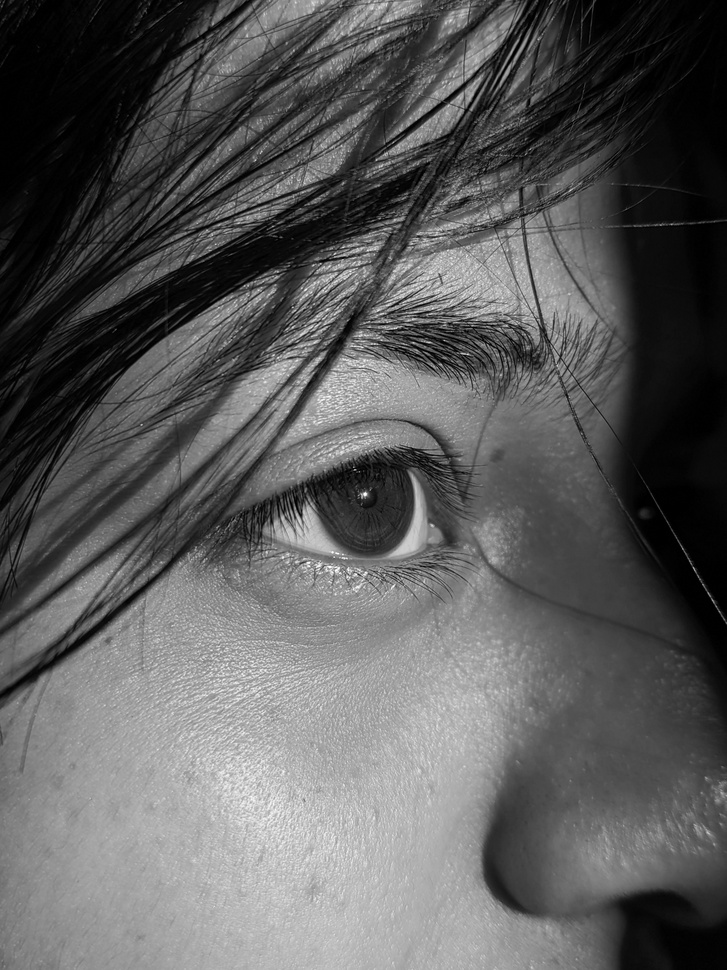
#> input picture image_tatouee.jpg, 727 x 970 px, shrunk from 3072 x 4096 before the run
$ python 'main jdid.py'
#> lines starting #> are read from the running program, lines starting #| are printed output that depends on the picture
# ============================================================================
# MINI-PROJET : SÉCURISATION DES IMAGES 2D PAR TATOUAGE NUMÉRIQUE BASÉ SUR QIM
# Conception et implémentation d'un système de tatouage numérique robuste
# Méthode : QIM (Quantization Index Modulation) + DCT 2D
# ============================================================================

import cv2
import numpy as np
from scipy.fftpack import dct, idct
import matplotlib.pyplot as plt
from skimage.metrics import peak_signal_noise_ratio as psnr
import os

# ============================================================================
# 1. TRANSFORMATION FRÉQUENTIELLE (DCT 2D)
# ============================================================================

def dct2(image):
    """
    Transformation DCT 2D sur l'image
    Utilisée pour passer dans le domaine fréquentiel
    """
    return dct(dct(image.T, norm='ortho').T, norm='ortho')

def idct2(image_dct):
    """
    Transformation DCT inverse 2D
    Retour dans le domaine spatial
    """
    return idct(idct(image_dct.T, norm='ortho').T, norm='ortho')

# ============================================================================
# 2. GÉNÉRATION DU WATERMARK BINAIRE
# ============================================================================

def generer_watermark(taille, graine=42):
    """
    Génère un watermark binaire aléatoire
    Paramètres:
        taille: nombre de bits du watermark
        graine: clé pour la reproductibilité
    """
    np.random.seed(graine)
    watermark = np.random.randint(0, 2, taille)
    return watermark

# ============================================================================
# 3. INSERTION DU WATERMARK PAR QIM
# ============================================================================

def inserer_watermark_qim(image_dct, watermark, delta=10, cle_secrete=123):
    """
    Insertion du watermark dans les coefficients DCT via QIM
    La sélection des coefficients est pseudo-aléatoire via clé secrète
    Insertion recommandée : coefficients de moyenne fréquence
    """
    image_watermark = image_dct.copy()
    hauteur, largeur = image_watermark.shape

    # Sélection pseudo-aléatoire des coefficients via clé secrète
    np.random.seed(cle_secrete)
    indices = []

    # On sélectionne les coefficients de moyenne fréquence
    # Éviter les basses fréquences (zone 0-5) et les très hautes fréquences
    debut = 5
    fin_hauteur = hauteur // 2
    fin_largeur = largeur // 2

    for i in range(debut, fin_hauteur):
        for j in range(debut, fin_largeur):
            indices.append((i, j))

    np.random.shuffle(indices)

    # Insertion de chaque bit du watermark par quantification
    for k, bit in enumerate(watermark):
        if k >= len(indices):
            break

        i, j = indices[k]
        coefficient = image_watermark[i, j]

        # Quantification selon la méthode QIM
        if bit == 0:
            # Quantifier sur un multiple entier de delta
            image_watermark[i, j] = delta * round(coefficient / delta)
        else:
            # Quantifier sur un demi-multiple de delta
            image_watermark[i, j] = delta * (round(coefficient / delta) + 0.5)

    return image_watermark

# ============================================================================
# 4. EXTRACTION DU WATERMARK
# ============================================================================

def extraire_watermark_qim(image_dct, taille_watermark, delta=10, cle_secrete=123):
    """
    Extraction du watermark depuis les coefficients DCT
    Utilise la même clé secrète pour la sélection des coefficients
    """
    hauteur, largeur = image_dct.shape
    watermark_extrait = []

    # Sélection pseudo-aléatoire des coefficients (identique à l'insertion)
    np.random.seed(cle_secrete)
    indices = []

    debut = 5
    fin_hauteur = hauteur // 2
    fin_largeur = largeur // 2

    for i in range(debut, fin_hauteur):
        for j in range(debut, fin_largeur):
            indices.append((i, j))

    np.random.shuffle(indices)

    # Extraction des bits par démodulation QIM
    for k in range(taille_watermark):
        i, j = indices[k]
        coefficient = image_dct[i, j]

        # Détermination du bit en fonction du reste modulo delta
        reste = coefficient % delta
        if reste < delta / 2:
            watermark_extrait.append(0)
        else:
            watermark_extrait.append(1)

    return watermark_extrait

# ============================================================================
# 5. SIMULATION D'ATTAQUES
# ============================================================================

def attaque_bruit_gaussien(image, force=5):
    """
    Attaque : Ajout de bruit gaussien
    Simule les dégradations naturelles ou malveillantes
    """
    bruit = np.random.normal(0, force, image.shape)
    image_bruitee = image + bruit
    return np.clip(image_bruitee, 0, 255)

def attaque_compression_jpeg(image, qualite=70):
    """
    Attaque : Compression JPEG
    Teste la robustesse face à la compression courante
    """
    image_uint8 = np.uint8(np.clip(image, 0, 255))
    _, image_encodee = cv2.imencode('.jpg', image_uint8,
                                     [cv2.IMWRITE_JPEG_QUALITY, qualite])
    image_decodee = cv2.imdecode(image_encodee, 0)
    return np.float32(image_decodee)

# ============================================================================
# 6. MÉTRIQUES D'ÉVALUATION
# ============================================================================

def calculer_psnr(image_originale, image_modifiee):
    """
    Calcul du PSNR (Peak Signal-to-Noise Ratio)
    Mesure la qualité visuelle / l'invisibilité du watermark
    """
    return psnr(image_originale, image_modifiee, data_range=255)

def calculer_ber(watermark_original, watermark_extrait):
    """
    Calcul du BER (Bit Error Rate)
    Mesure la robustesse du watermark
    """
    if len(watermark_original) != len(watermark_extrait):
        return 1.0

    erreurs = sum(o != e for o, e in zip(watermark_original, watermark_extrait))
    return erreurs / len(watermark_original)

# ============================================================================
# 7. CHARGEMENT ET SAUVEGARDE DES IMAGES
# ============================================================================

def charger_image(chemin):
    """
    Charge une image en niveaux de gris
    """
    image = cv2.imread(chemin, 0)
    if image is None:
        return None
    return np.float32(image)

def sauvegarder_image(chemin, image):
    """
    Sauvegarde une image
    """
    cv2.imwrite(chemin, np.uint8(np.clip(image, 0, 255)))

# ============================================================================
# 8. PROGRAMME PRINCIPAL
# ============================================================================

def main():
    print("=" * 70)
    print("MINI-PROJET : SÉCURISATION DES IMAGES 2D PAR TATOUAGE NUMÉRIQUE")
    print("Méthode : Quantification Index Modulation (QIM) + DCT 2D")
    print("=" * 70)

    # ------------------------------------------------------------------------
    # ÉTAPE 1 : Chargement de l'image hôte
    # ------------------------------------------------------------------------
    print("\n[1] Chargement de l'image hôte")
    chemin_image = input("Entrez le nom du fichier image (ex: image.jpg) : ")
#> the answer given: image_tatouee.jpg

    if not os.path.exists(chemin_image):
        print(f"ERREUR : L'image '{chemin_image}' est introuvable !")
        return

    image_hote = charger_image(chemin_image)
#> in charger_image, image is the input picture: shape (970, 727); min 0, max 255, mean 91.4
    print(f"✓ Image chargée : {image_hote.shape[1]}x{image_hote.shape[0]} pixels")
#| ✓ Image chargée : 727x970 pixels

    # ------------------------------------------------------------------------
    # ÉTAPE 2 : Génération du watermark binaire
    # ------------------------------------------------------------------------
    print("\n[2] Génération du watermark binaire")
    taille_watermark = 100
    watermark_original = generer_watermark(taille_watermark)
    print(f"✓ Watermark généré : {taille_watermark} bits")
    print(f"  Premiers bits : {watermark_original[:20]}")

    # ------------------------------------------------------------------------
    # ÉTAPE 3 : Transformation fréquentielle (DCT 2D)
    # ------------------------------------------------------------------------
    print("\n[3] Transformation DCT 2D")
    image_dct = dct2(image_hote)
    print("✓ Passage dans le domaine fréquentiel DCT")

    # ------------------------------------------------------------------------
    # ÉTAPE 4 : Insertion du watermark par QIM
    # ------------------------------------------------------------------------
    print("\n[4] Insertion du watermark par QIM")
    delta = 10          # Pas de quantification
    cle_secrete = 123   # Clé pour sélection pseudo-aléatoire

    image_dct_watermark = inserer_watermark_qim(image_dct, watermark_original,
                                                 delta, cle_secrete)
#> the loop in inserer_watermark_qim, `for k, bit in enumerate(watermark):` made 100 passes
#> coefficient on passes 1 to 12: -36.27, 4.07, 88.99, 33.05, -3.39, 7.34, 3.24, -32.46, -3.34, 50.35, -5.55, 17.62
#> after the loop in inserer_watermark_qim, `for k, bit in enumerate(watermark):`: image_watermark: shape (970, 727) float32; min -29843, max 76766.5, mean 0.1
    print("✓ Watermark inséré dans les coefficients de moyenne fréquence")
    print(f"  Pas de quantification (Δ) = {delta}")
    print(f"  Clé secrète = {cle_secrete}")

    # ------------------------------------------------------------------------
    # ÉTAPE 5 : Reconstruction de l'image tatouée
    # ------------------------------------------------------------------------
    print("\n[5] Reconstruction de l'image tatouée")
    image_tatouee = idct2(image_dct_watermark)
    image_tatouee = np.clip(image_tatouee, 0, 255)
    sauvegarder_image("image_tatouee.jpg", image_tatouee)
    print("✓ Image tatouée sauvegardée : image_tatouee.jpg")

    # ------------------------------------------------------------------------
    # ÉTAPE 6 : Évaluation de la qualité (PSNR)
    # ------------------------------------------------------------------------
    print("\n[6] Évaluation de la qualité visuelle")
    valeur_psnr = calculer_psnr(image_hote, image_tatouee)
#> valeur_psnr = 73.42
    print(f"✓ PSNR = {valeur_psnr:.2f} dB")
#| ✓ PSNR = 73.42 dB

    if valeur_psnr > 40:
        print("  → Qualité excellente (watermark invisible)")
    elif valeur_psnr > 35:
        print("  → Très bonne qualité")
    else:
        print("  → Qualité acceptable")

    # ------------------------------------------------------------------------
    # ÉTAPE 7 : Simulation d'attaques et extraction
    # ------------------------------------------------------------------------
    print("\n[7] Test de robustesse - Simulation d'attaques")

    # Test 1 : Bruit gaussien
    print("\n  → Attaque 1 : Ajout de bruit gaussien (force=5)")
    image_bruitee = attaque_bruit_gaussien(image_tatouee, force=5)
    sauvegarder_image("image_bruitee.jpg", image_bruitee)

    image_bruitee_dct = dct2(image_bruitee)
    watermark_bruit = extraire_watermark_qim(image_bruitee_dct, taille_watermark,
                                              delta, cle_secrete)
#> the loop in extraire_watermark_qim, `for k in range(taille_watermark):` made 100 passes
#> (coefficient, reste) on passes 1 to 12: (-36.46, 3.54), (6.45, 6.45), (90.9, 0.903), (25.01, 5.01), (3.31, 3.31), (13.94, 3.94), (0.0917, 0.0917), (-28.95, 1.05), (1.18, 1.18), (50.1, 0.0976), (-13.2, 6.8), (21.04, 1.04)
    ber_bruit = calculer_ber(watermark_original, watermark_bruit)
    print(f"    BER = {ber_bruit:.3f} ({ber_bruit*100:.1f}% d'erreurs)")
#|     BER = 0.420 (42.0% d'erreurs)

    # Test 2 : Compression JPEG
    print("\n  → Attaque 2 : Compression JPEG (qualité=70%)")
    image_jpeg = attaque_compression_jpeg(image_tatouee, qualite=70)
    sauvegarder_image("image_jpeg.jpg", image_jpeg)

    image_jpeg_dct = dct2(image_jpeg)
    watermark_jpeg = extraire_watermark_qim(image_jpeg_dct, taille_watermark,
                                             delta, cle_secrete)
    ber_jpeg = calculer_ber(watermark_original, watermark_jpeg)
    print(f"    BER = {ber_jpeg:.3f} ({ber_jpeg*100:.1f}% d'erreurs)")
#|     BER = 0.480 (48.0% d'erreurs)

    # ------------------------------------------------------------------------
    # ÉTAPE 8 : Affichage des résultats finaux
    # ------------------------------------------------------------------------
    print("\n" + "=" * 70)
    print("RÉSULTATS FINAUX")
    print("=" * 70)
    print(f"Qualité visuelle (PSNR) : {valeur_psnr:.2f} dB")
#| Qualité visuelle (PSNR) : 73.42 dB
    print(f"Robustesse bruit (BER)  : {ber_bruit:.3f}")
#| Robustesse bruit (BER)  : 0.420
    print(f"Robustesse JPEG (BER)   : {ber_jpeg:.3f}")
#| Robustesse JPEG (BER)   : 0.480

    # Interprétation des résultats
    print("\n→ Analyse de robustesse :")
    if ber_jpeg < 0.1:
        print("  ✓ Watermark TRÈS ROBUSTE face à la compression JPEG")
    elif ber_jpeg < 0.2:
        print("  ◯ Watermark MODÉRÉMENT ROBUSTE")
    else:
        print("  ✗ Watermark FAIBLEMENT ROBUSTE")

    # ------------------------------------------------------------------------
    # ÉTAPE 9 : Visualisation des résultats
    # ------------------------------------------------------------------------
    print("\n[9] Affichage des résultats graphiques")

    plt.figure(figsize=(14, 8))

    # Image originale
    plt.subplot(2, 3, 1)
    plt.imshow(image_hote, cmap='gray')
    plt.title('Image originale', fontsize=12)
    plt.axis('off')

    # Image tatouée
    plt.subplot(2, 3, 2)
    plt.imshow(image_tatouee, cmap='gray')
    plt.title(f'Image tatouée\nPSNR = {valeur_psnr:.1f} dB', fontsize=12)
    plt.axis('off')

    # Différence (amplifiée)
    difference = np.abs(image_hote - image_tatouee) * 10
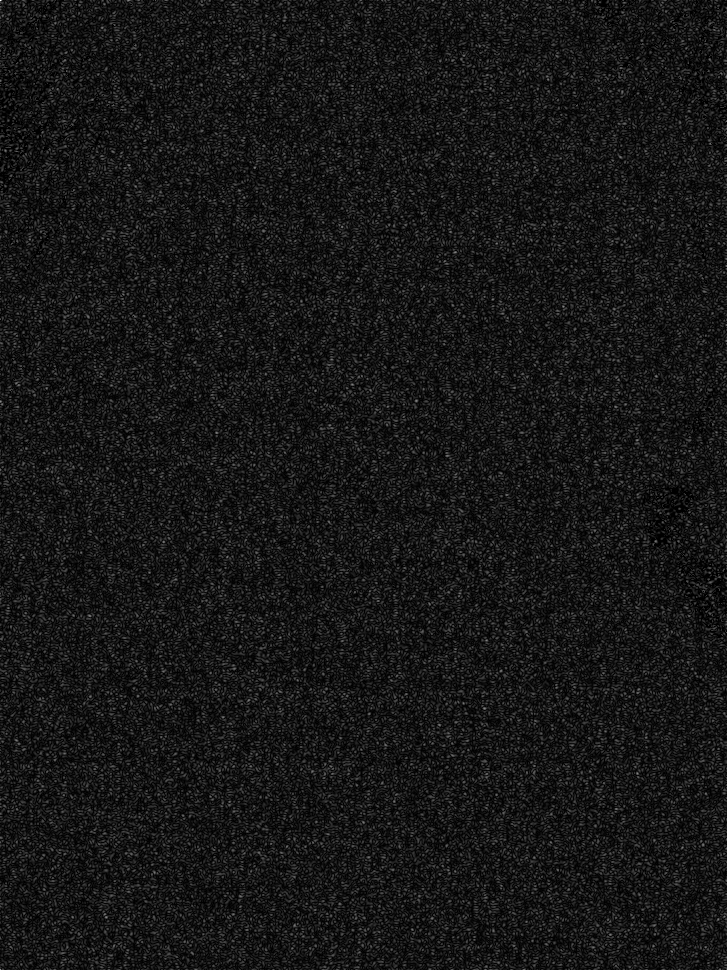
#> difference: shape (970, 727) float32; min 0, max 4.83, mean 0.432; drawn with min black and max white
    plt.subplot(2, 3, 3)
    plt.imshow(difference, cmap='hot')
    plt.title('Différence (amplifiée x10)', fontsize=12)
    plt.axis('off')

    # Image avec bruit
    plt.subplot(2, 3, 4)
    plt.imshow(image_bruitee, cmap='gray')
    plt.title(f'Attaque : Bruit gaussien\nBER = {ber_bruit:.3f}', fontsize=12)
    plt.axis('off')

    # Image JPEG
    plt.subplot(2, 3, 5)
    plt.imshow(image_jpeg, cmap='gray')
    plt.title(f'Attaque : JPEG 70%\nBER = {ber_jpeg:.3f}', fontsize=12)
    plt.axis('off')

    # Graphique BER
    plt.subplot(2, 3, 6)
    attaques = ['Bruit\ngaussien', 'JPEG\n70%']
    ber_values = [ber_bruit, ber_jpeg]
    couleurs = ['orange', 'red']
    bars = plt.bar(attaques, ber_values, color=couleurs, edgecolor='black')
    plt.ylim(0, max(0.5, max(ber_values) + 0.1))
    plt.ylabel('Taux d\'erreur binaire (BER)', fontsize=10)
    plt.title('Robustesse du watermark', fontsize=12)

    # Ajouter les valeurs sur les barres
    for bar, val in zip(bars, ber_values):
        plt.text(bar.get_x() + bar.get_width()/2, bar.get_height() + 0.01,
                 f'{val:.3f}', ha='center', va='bottom', fontsize=10)
#> this loop made 2 passes
#> val on passes 1 to 2: 0.42, 0.48

    plt.tight_layout()
    plt.savefig('resultats_tatouage.png', dpi=150, bbox_inches='tight')
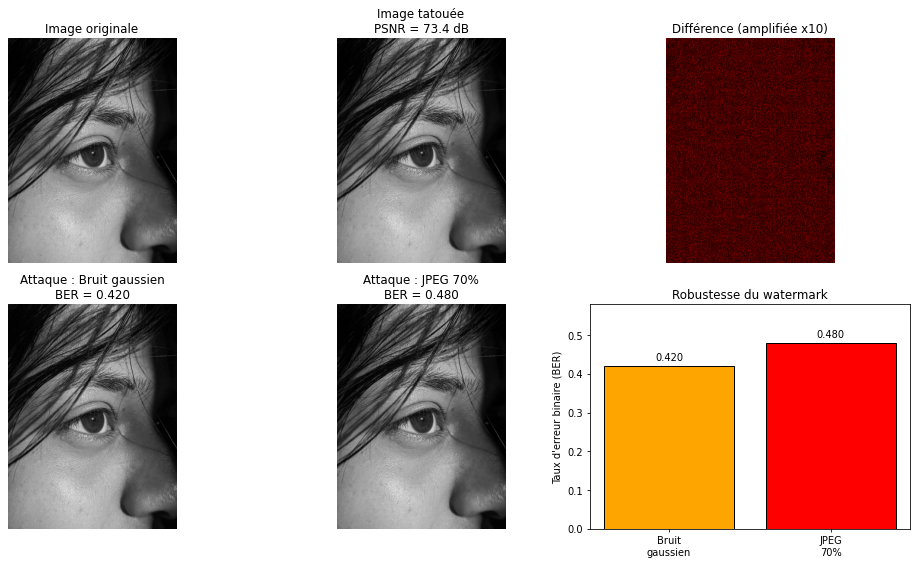
#> figure drawn by matplotlib, 6 panels
    plt.show()

    print("\n✓ Résultats sauvegardés dans : resultats_tatouage.png")
    print("\n" + "=" * 70)
    print("FIN DU MINI-PROJET")
    print("=" * 70)

# ============================================================================
# LANCEMENT DU PROGRAMME
# ============================================================================

if __name__ == "__main__":
    main()
